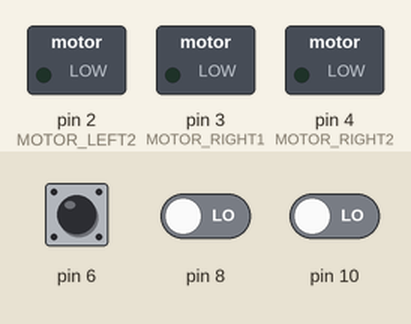
Simulated run of this sketch. Board: Arduino Uno, built with avr-gcc and run on an emulated ATmega328P. On the bench: switched loads named in the sketch (green lamp = pin HIGH). Inputs (shaded band) come from the test bench; at power-on: pin 6 LOW, pin 8 LOW, pin 10 LOW. Pins used as bus, display or sensor lines are not drawn.

Above: at 0.1 s.
At 4.2 s:
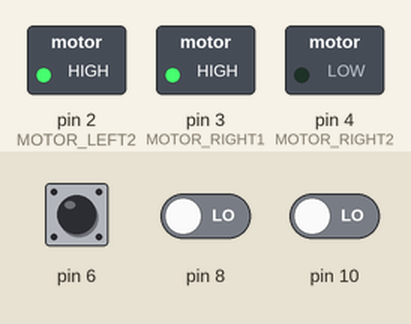
4.3 s: pin 6 pulsed HIGH 2 times (0.12 s each, 0.3 s apart)
At 7.2 s:
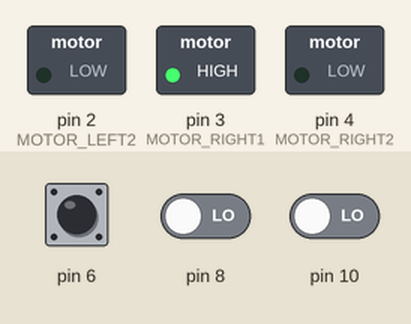
Timing chart, 0 to 10.9 s (numbered marks = the images above; inputs shaded):
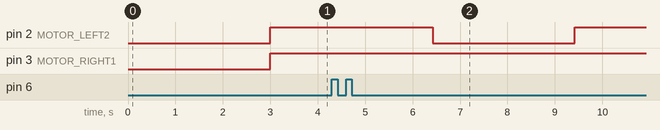

The sketch:

PingCar.ino
```cpp
#define SENSOR_LEFT_SEN     5
#define SENSOR_LEFT_REC     6
#define SENSOR_MIDDLE_SEN   7
#define SENSOR_MIDDLE_REC   8
#define SENSOR_RIGHT_SEN    9
#define SENSOR_RIGHT_REC    10

#define MOTOR_LEFT1     1
#define MOTOR_LEFT2     2
#define MOTOR_RIGHT1    3
#define MOTOR_RIGHT2    4

void setup() {
  Serial.begin(9600);
  pinMode(MOTOR_LEFT1,OUTPUT);
  pinMode(MOTOR_LEFT2,OUTPUT);
  pinMode(MOTOR_RIGHT1,OUTPUT);
  pinMode(MOTOR_RIGHT2,OUTPUT);
}

long left,middle,right;
long least;
int leastSensor;

void loop() {
  left = readPing(SENSOR_LEFT_SEN,SENSOR_LEFT_REC);
  middle = readPing(SENSOR_MIDDLE_SEN,SENSOR_MIDDLE_REC);
  right = readPing(SENSOR_RIGHT_SEN,SENSOR_RIGHT_REC);
  calc_least();
  if(leastSensor == SENSOR_LEFT_SEN){
    rotate_left();
    while(!isAhead(least)){
    }
  }else if(leastSensor == SENSOR_RIGHT_SEN){
    rotate_right();
    while(!isAhead(least)){

    }
  }else{
    forward();
  }

}

void forward(){
  digitalWrite(MOTOR_LEFT1,HIGH);
  digitalWrite(MOTOR_LEFT2,LOW);
  digitalWrite(MOTOR_RIGHT1,HIGH);
  digitalWrite(MOTOR_RIGHT2,LOW);
}

void rotate_left(){
  digitalWrite(MOTOR_LEFT1,LOW);
  digitalWrite(MOTOR_LEFT2,HIGH);
  digitalWrite(MOTOR_RIGHT1,HIGH);
  digitalWrite(MOTOR_RIGHT2,LOW);
}
void rotate_right(){
  digitalWrite(MOTOR_LEFT1,HIGH);
  digitalWrite(MOTOR_LEFT2,LOW);
  digitalWrite(MOTOR_RIGHT1,LOW);
  digitalWrite(MOTOR_RIGHT2,HIGH);
}

void calc_least(){
  least = left;
  leastSensor = SENSOR_LEFT_SEN;
  if(middle<least){
    least = middle;
    leastSensor = SENSOR_MIDDLE_SEN;
  }
  if(right<least){
    least = right;
    leastSensor = SENSOR_RIGHT_SEN;
  }
}

bool isAhead(long dist){
  long md = readPing(SENSOR_MIDDLE_SEN,SENSOR_MIDDLE_REC)-dist;
  if(dist<0)dist = -dist;
  if(dist < 1160)return true;
  else return false;
}

long readPing(int senPin,int recPin){
  digitalWrite(senPin, LOW);
  delayMicroseconds(2);
  digitalWrite(senPin, HIGH);
  delayMicroseconds(5);
  digitalWrite(senPin, LOW);

  return pulseIn(recPin, HIGH);
  //cm = microsecondsToCentimeters(duration);
}

long microsecondsToCentimeters(long microseconds) {
  return microseconds / 29 / 2;
}
```

Measured:
- after the input at 4.3 s, pin 2 (MOTOR_LEFT2): HIGH → LOW after 2.1 s, → HIGH 3.0 s later
